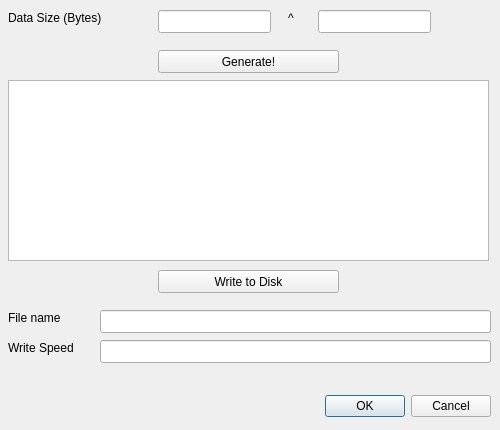
<?xml version="1.0" encoding="UTF-8"?>
<ui version="4.0">
 <class>WriteDataDialog</class>
 <widget class="QDialog" name="WriteDataDialog">
  <property name="geometry">
   <rect>
    <x>0</x>
    <y>0</y>
    <width>500</width>
    <height>430</height>
   </rect>
  </property>
  <property name="windowTitle">
   <string>Dialog</string>
  </property>
  <widget class="QDialogButtonBox" name="buttonBox">
   <property name="geometry">
    <rect>
     <x>10</x>
     <y>390</y>
     <width>481</width>
     <height>32</height>
    </rect>
   </property>
   <property name="orientation">
    <enum>Qt::Horizontal</enum>
   </property>
   <property name="standardButtons">
    <set>QDialogButtonBox::Cancel|QDialogButtonBox::Ok</set>
   </property>
  </widget>
  <widget class="QLabel" name="label">
   <property name="geometry">
    <rect>
     <x>8</x>
     <y>10</y>
     <width>121</width>
     <height>16</height>
    </rect>
   </property>
   <property name="text">
    <string>Data Size (Bytes)</string>
   </property>
  </widget>
  <widget class="QLineEdit" name="lineEdit_2">
   <property name="geometry">
    <rect>
     <x>318</x>
     <y>10</y>
     <width>113</width>
     <height>23</height>
    </rect>
   </property>
  </widget>
  <widget class="QLineEdit" name="lineEdit_3">
   <property name="geometry">
    <rect>
     <x>100</x>
     <y>310</y>
     <width>391</width>
     <height>23</height>
    </rect>
   </property>
  </widget>
  <widget class="QPushButton" name="pushButton_2">
   <property name="geometry">
    <rect>
     <x>158</x>
     <y>270</y>
     <width>181</width>
     <height>23</height>
    </rect>
   </property>
   <property name="text">
    <string>Write to Disk</string>
   </property>
  </widget>
  <widget class="QLabel" name="label_2">
   <property name="geometry">
    <rect>
     <x>288</x>
     <y>10</y>
     <width>21</width>
     <height>16</height>
    </rect>
   </property>
   <property name="text">
    <string>^</string>
   </property>
  </widget>
  <widget class="QLabel" name="label_4">
   <property name="geometry">
    <rect>
     <x>8</x>
     <y>340</y>
     <width>81</width>
     <height>16</height>
    </rect>
   </property>
   <property name="text">
    <string>Write Speed</string>
   </property>
  </widget>
  <widget class="QPushButton" name="pushButton">
   <property name="geometry">
    <rect>
     <x>158</x>
     <y>50</y>
     <width>181</width>
     <height>23</height>
    </rect>
   </property>
   <property name="text">
    <string>Generate!</string>
   </property>
  </widget>
  <widget class="QTextEdit" name="textEdit">
   <property name="geometry">
    <rect>
     <x>8</x>
     <y>80</y>
     <width>481</width>
     <height>181</height>
    </rect>
   </property>
  </widget>
  <widget class="QLabel" name="label_3">
   <property name="geometry">
    <rect>
     <x>8</x>
     <y>310</y>
     <width>81</width>
     <height>16</height>
    </rect>
   </property>
   <property name="text">
    <string>File name</string>
   </property>
  </widget>
  <widget class="QLineEdit" name="lineEdit">
   <property name="geometry">
    <rect>
     <x>158</x>
     <y>10</y>
     <width>113</width>
     <height>23</height>
    </rect>
   </property>
  </widget>
  <widget class="QLineEdit" name="lineEdit_4">
   <property name="geometry">
    <rect>
     <x>100</x>
     <y>340</y>
     <width>391</width>
     <height>23</height>
    </rect>
   </property>
  </widget>
 </widget>
 <resources/>
 <connections>
  <connection>
   <sender>buttonBox</sender>
   <signal>accepted()</signal>
   <receiver>WriteDataDialog</receiver>
   <slot>accept()</slot>
   <hints>
    <hint type="sourcelabel">
     <x>248</x>
     <y>254</y>
    </hint>
    <hint type="destinationlabel">
     <x>157</x>
     <y>274</y>
    </hint>
   </hints>
  </connection>
  <connection>
   <sender>buttonBox</sender>
   <signal>rejected()</signal>
   <receiver>WriteDataDialog</receiver>
   <slot>reject()</slot>
   <hints>
    <hint type="sourcelabel">
     <x>316</x>
     <y>260</y>
    </hint>
    <hint type="destinationlabel">
     <x>286</x>
     <y>274</y>
    </hint>
   </hints>
  </connection>
 </connections>
</ui>
